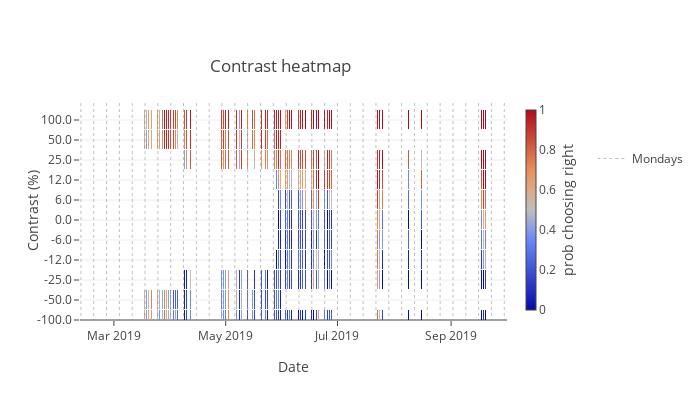

Here is the notebook cell this chart was saved with:
### Code cell
data = [dict(
    x=[t.strftime('%Y-%m-%d') 
       for t in contrast_map.columns.tolist()],
    y=list(range(len(contrast_map.index.tolist())))[::-1],
    z=contrast_map.values.tolist(),
    zmax=1,
    zmin=0,
    xgap=1,
    ygap=1,
    type='heatmap',
    colorbar=dict(
        thickness=10,
        title='prob choosing right',
        titleside = 'right',
    )
    
)]

data = putils.create_monday_plot(data, [-100, 100], d['mondays'])

layout = go.Layout(
    xaxis=dict(
        title='Date',
        showgrid=False
    ),
    yaxis=dict(
        title='Contrast (%)',
        range=[0, len(contrast_map.index.tolist())],
        tickmode = 'array',
        tickvals = list(range(0, len(contrast_map.index.tolist()))),
        ticktext = [str(contrast) for contrast in contrasts]
    ),
    width=700,
    height=400,
    title=dict(
        text='Contrast heatmap',
        x=0.3,
        y=0.85
    ),
    legend=dict(
        x=1.2,
        y=0.8,
        orientation='v'
    ),
    template=dict(
        layout=dict(
           plot_bgcolor="white"
        )
    )
    
)

fig = go.Figure(data=data, layout=layout)
plotly.offline.iplot(fig)

### Figure 1 — Plotly figure (JSON) as saved in the notebook; plotly's stock layout.template omitted (floating-point values rounded to 4 significant figures; data arrays with more than 128 entries replaced by an {"elided": "..."} marker saying what was removed)
{"data": [{"colorbar": {"thickness": 10, "title": {"side": "right", "text": "prob choosing right"}}, "type": "heatmap", "x": {"elided": "233 str values"}, "xgap": 1, "y": [10, 9, 8, 7, 6, 5, 4, 3, 2, 1, 0], "ygap": 1, "z": {"elided": "11x233 float values"}, "zmax": 1, "zmin": 0}, {"hoverinfo": "skip", "legendgroup": "monday", "line": {"color": "gray", "dash": "dot", "width": 0.5}, "mode": "lines", "name": "Mondays", "showlegend": true, "type": "scatter", "x": ["2019-02-11", "2019-02-11"], "xaxis": "x", "y": [-100, 100], "yaxis": "y"}, {"hoverinfo": "skip", "legendgroup": "monday", "line": {"color": "gray", "dash": "dot", "width": 0.5}, "mode": "lines", "name": "Mondays", "showlegend": false, "type": "scatter", "x": ["2019-02-18", "2019-02-18"], "xaxis": "x", "y": [-100, 100], "yaxis": "y"}, {"hoverinfo": "skip", "legendgroup": "monday", "line": {"color": "gray", "dash": "dot", "width": 0.5}, "mode": "lines", "name": "Mondays", "showlegend": false, "type": "scatter", "x": ["2019-02-25", "2019-02-25"], "xaxis": "x", "y": [-100, 100], "yaxis": "y"}, {"hoverinfo": "skip", "legendgroup": "monday", "line": {"color": "gray", "dash": "dot", "width": 0.5}, "mode": "lines", "name": "Mondays", "showlegend": false, "type": "scatter", "x": ["2019-03-04", "2019-03-04"], "xaxis": "x", "y": [-100, 100], "yaxis": "y"}, {"hoverinfo": "skip", "legendgroup": "monday", "line": {"color": "gray", "dash": "dot", "width": 0.5}, "mode": "lines", "name": "Mondays", "showlegend": false, "type": "scatter", "x": ["2019-03-11", "2019-03-11"], "xaxis": "x", "y": [-100, 100], "yaxis": "y"}, {"hoverinfo": "skip", "legendgroup": "monday", "line": {"color": "gray", "dash": "dot", "width": 0.5}, "mode": "lines", "name": "Mondays", "showlegend": false, "type": "scatter", "x": ["2019-03-18", "2019-03-18"], "xaxis": "x", "y": [-100, 100], "yaxis": "y"}, {"hoverinfo": "skip", "legendgroup": "monday", "line": {"color": "gray", "dash": "dot", "width": 0.5}, "mode": "lines", "name": "Mondays", "showlegend": false, "type": "scatter", "x": ["2019-03-25", "2019-03-25"], "xaxis": "x", "y": [-100, 100], "yaxis": "y"}, {"hoverinfo": "skip", "legendgroup": "monday", "line": {"color": "gray", "dash": "dot", "width": 0.5}, "mode": "lines", "name": "Mondays", "showlegend": false, "type": "scatter", "x": ["2019-04-01", "2019-04-01"], "xaxis": "x", "y": [-100, 100], "yaxis": "y"}, {"hoverinfo": "skip", "legendgroup": "monday", "line": {"color": "gray", "dash": "dot", "width": 0.5}, "mode": "lines", "name": "Mondays", "showlegend": false, "type": "scatter", "x": ["2019-04-08", "2019-04-08"], "xaxis": "x", "y": [-100, 100], "yaxis": "y"}, {"hoverinfo": "skip", "legendgroup": "monday", "line": {"color": "gray", "dash": "dot", "width": 0.5}, "mode": "lines", "name": "Mondays", "showlegend": false, "type": "scatter", "x": ["2019-04-15", "2019-04-15"], "xaxis": "x", "y": [-100, 100], "yaxis": "y"}, {"hoverinfo": "skip", "legendgroup": "monday", "line": {"color": "gray", "dash": "dot", "width": 0.5}, "mode": "lines", "name": "Mondays", "showlegend": false, "type": "scatter", "x": ["2019-04-22", "2019-04-22"], "xaxis": "x", "y": [-100, 100], "yaxis": "y"}, {"hoverinfo": "skip", "legendgroup": "monday", "line": {"color": "gray", "dash": "dot", "width": 0.5}, "mode": "lines", "name": "Mondays", "showlegend": false, "type": "scatter", "x": ["2019-04-29", "2019-04-29"], "xaxis": "x", "y": [-100, 100], "yaxis": "y"}, {"hoverinfo": "skip", "legendgroup": "monday", "line": {"color": "gray", "dash": "dot", "width": 0.5}, "mode": "lines", "name": "Mondays", "showlegend": false, "type": "scatter", "x": ["2019-05-06", "2019-05-06"], "xaxis": "x", "y": [-100, 100], "yaxis": "y"}, {"hoverinfo": "skip", "legendgroup": "monday", "line": {"color": "gray", "dash": "dot", "width": 0.5}, "mode": "lines", "name": "Mondays", "showlegend": false, "type": "scatter", "x": ["2019-05-13", "2019-05-13"], "xaxis": "x", "y": [-100, 100], "yaxis": "y"}, {"hoverinfo": "skip", "legendgroup": "monday", "line": {"color": "gray", "dash": "dot", "width": 0.5}, "mode": "lines", "name": "Mondays", "showlegend": false, "type": "scatter", "x": ["2019-05-20", "2019-05-20"], "xaxis": "x", "y": [-100, 100], "yaxis": "y"}, {"hoverinfo": "skip", "legendgroup": "monday", "line": {"color": "gray", "dash": "dot", "width": 0.5}, "mode": "lines", "name": "Mondays", "showlegend": false, "type": "scatter", "x": ["2019-05-27", "2019-05-27"], "xaxis": "x", "y": [-100, 100], "yaxis": "y"}, {"hoverinfo": "skip", "legendgroup": "monday", "line": {"color": "gray", "dash": "dot", "width": 0.5}, "mode": "lines", "name": "Mondays", "showlegend": false, "type": "scatter", "x": ["2019-06-03", "2019-06-03"], "xaxis": "x", "y": [-100, 100], "yaxis": "y"}, {"hoverinfo": "skip", "legendgroup": "monday", "line": {"color": "gray", "dash": "dot", "width": 0.5}, "mode": "lines", "name": "Mondays", "showlegend": false, "type": "scatter", "x": ["2019-06-10", "2019-06-10"], "xaxis": "x", "y": [-100, 100], "yaxis": "y"}, {"hoverinfo": "skip", "legendgroup": "monday", "line": {"color": "gray", "dash": "dot", "width": 0.5}, "mode": "lines", "name": "Mondays", "showlegend": false, "type": "scatter", "x": ["2019-06-17", "2019-06-17"], "xaxis": "x", "y": [-100, 100], "yaxis": "y"}, {"hoverinfo": "skip", "legendgroup": "monday", "line": {"color": "gray", "dash": "dot", "width": 0.5}, "mode": "lines", "name": "Mondays", "showlegend": false, "type": "scatter", "x": ["2019-06-24", "2019-06-24"], "xaxis": "x", "y": [-100, 100], "yaxis": "y"}, {"hoverinfo": "skip", "legendgroup": "monday", "line": {"color": "gray", "dash": "dot", "width": 0.5}, "mode": "lines", "name": "Mondays", "showlegend": false, "type": "scatter", "x": ["2019-07-01", "2019-07-01"], "xaxis": "x", "y": [-100, 100], "yaxis": "y"}, {"hoverinfo": "skip", "legendgroup": "monday", "line": {"color": "gray", "dash": "dot", "width": 0.5}, "mode": "lines", "name": "Mondays", "showlegend": false, "type": "scatter", "x": ["2019-07-08", "2019-07-08"], "xaxis": "x", "y": [-100, 100], "yaxis": "y"}, {"hoverinfo": "skip", "legendgroup": "monday", "line": {"color": "gray", "dash": "dot", "width": 0.5}, "mode": "lines", "name": "Mondays", "showlegend": false, "type": "scatter", "x": ["2019-07-15", "2019-07-15"], "xaxis": "x", "y": [-100, 100], "yaxis": "y"}, {"hoverinfo": "skip", "legendgroup": "monday", "line": {"color": "gray", "dash": "dot", "width": 0.5}, "mode": "lines", "name": "Mondays", "showlegend": false, "type": "scatter", "x": ["2019-07-22", "2019-07-22"], "xaxis": "x", "y": [-100, 100], "yaxis": "y"}, {"hoverinfo": "skip", "legendgroup": "monday", "line": {"color": "gray", "dash": "dot", "width": 0.5}, "mode": "lines", "name": "Mondays", "showlegend": false, "type": "scatter", "x": ["2019-07-29", "2019-07-29"], "xaxis": "x", "y": [-100, 100], "yaxis": "y"}, {"hoverinfo": "skip", "legendgroup": "monday", "line": {"color": "gray", "dash": "dot", "width": 0.5}, "mode": "lines", "name": "Mondays", "showlegend": false, "type": "scatter", "x": ["2019-08-05", "2019-08-05"], "xaxis": "x", "y": [-100, 100], "yaxis": "y"}, {"hoverinfo": "skip", "legendgroup": "monday", "line": {"color": "gray", "dash": "dot", "width": 0.5}, "mode": "lines", "name": "Mondays", "showlegend": false, "type": "scatter", "x": ["2019-08-12", "2019-08-12"], "xaxis": "x", "y": [-100, 100], "yaxis": "y"}, {"hoverinfo": "skip", "legendgroup": "monday", "line": {"color": "gray", "dash": "dot", "width": 0.5}, "mode": "lines", "name": "Mondays", "showlegend": false, "type": "scatter", "x": ["2019-08-19", "2019-08-19"], "xaxis": "x", "y": [-100, 100], "yaxis": "y"}, {"hoverinfo": "skip", "legendgroup": "monday", "line": {"color": "gray", "dash": "dot", "width": 0.5}, "mode": "lines", "name": "Mondays", "showlegend": false, "type": "scatter", "x": ["2019-08-26", "2019-08-26"], "xaxis": "x", "y": [-100, 100], "yaxis": "y"}, {"hoverinfo": "skip", "legendgroup": "monday", "line": {"color": "gray", "dash": "dot", "width": 0.5}, "mode": "lines", "name": "Mondays", "showlegend": false, "type": "scatter", "x": ["2019-09-02", "2019-09-02"], "xaxis": "x", "y": [-100, 100], "yaxis": "y"}, {"hoverinfo": "skip", "legendgroup": "monday", "line": {"color": "gray", "dash": "dot", "width": 0.5}, "mode": "lines", "name": "Mondays", "showlegend": false, "type": "scatter", "x": ["2019-09-09", "2019-09-09"], "xaxis": "x", "y": [-100, 100], "yaxis": "y"}, {"hoverinfo": "skip", "legendgroup": "monday", "line": {"color": "gray", "dash": "dot", "width": 0.5}, "mode": "lines", "name": "Mondays", "showlegend": false, "type": "scatter", "x": ["2019-09-16", "2019-09-16"], "xaxis": "x", "y": [-100, 100], "yaxis": "y"}, {"hoverinfo": "skip", "legendgroup": "monday", "line": {"color": "gray", "dash": "dot", "width": 0.5}, "mode": "lines", "name": "Mondays", "showlegend": false, "type": "scatter", "x": ["2019-09-23", "2019-09-23"], "xaxis": "x", "y": [-100, 100], "yaxis": "y"}, {"hoverinfo": "skip", "legendgroup": "monday", "line": {"color": "gray", "dash": "dot", "width": 0.5}, "mode": "lines", "name": "Mondays", "showlegend": false, "type": "scatter", "x": ["2019-09-30", "2019-09-30"], "xaxis": "x", "y": [-100, 100], "yaxis": "y"}], "layout": {"height": 400, "legend": {"orientation": "v", "x": 1.2, "y": 0.8}, "title": {"text": "Contrast heatmap", "x": 0.3, "y": 0.85}, "width": 700, "xaxis": {"showgrid": false, "title": {"text": "Date"}}, "yaxis": {"range": [0, 11], "tickmode": "array", "ticktext": ["-100.0", "-50.0", "-25.0", "-12.0", "-6.0", "0.0", "6.0", "12.0", "25.0", "50.0", "100.0"], "tickvals": [0, 1, 2, 3, 4, 5, 6, 7, 8, 9, 10], "title": {"text": "Contrast (%)"}}}}
